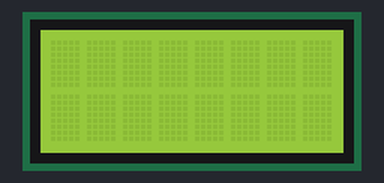
Bench run of a sketch on a simulated Arduino Uno, built with avr-gcc and run on an emulated ATmega328P. Parts: 8×2 character LCD.

Above: at 0.1 s.
At 1.1 s:
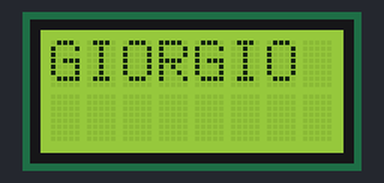

Measured:
- what the display in image 1 shows lasts 1.5 s, from 1.1 s to 2.6 s

The sketch:

Display_gio.ino
```cpp
/*
 Esempio per usare LCD 8x2

 The circuit:
 * LCD RS pin to digital pin 12
 * LCD Enable pin to digital pin 11
 * LCD D4 pin to digital pin 5
 * LCD D5 pin to digital pin 4
 * LCD D6 pin to digital pin 3
 * LCD D7 pin to digital pin 2
 * LCD R/W pin to ground
 * 10K resistor:
 * ends to +5V and ground
 * wiper to LCD VO pin (pin 3)
 */

// include the library code:
#include <LiquidCrystal.h>

// initialize the library with the numbers of the interface pins
LiquidCrystal lcd(12, 11, 5, 4, 3, 2);

void setup() {
  // set up the LCD's number of columns and rows:
  //lcd.begin(16, 2);
  lcd.begin(8, 2);
  // Print a message to the LCD.
  lcd.print("GIORGIO");
}

void loop() {
  // Turn off the display:
  lcd.noDisplay();
  delay(1000);
   // Turn on the display:
  lcd.display();
  delay(1500);
}
```
